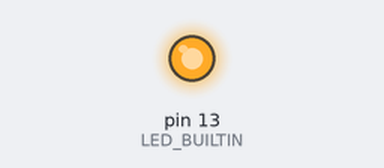
A sketch run on a simulated Arduino Uno, built with avr-gcc and run on an emulated ATmega328P. Parts: output pins drawn as LEDs (lit = HIGH).

Above: at 3.0 s.
At 12.0 s:
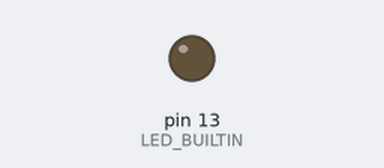
Timing chart, 0 to 16.3 s (numbered marks = the images above):
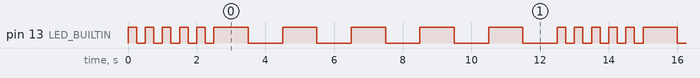

Measured:
- by itself, pin 13 (LED_BUILTIN): repeats every 12.5 s: 4 × (LOW 0.25 s, HIGH 0.25 s), LOW 0.25 s, 5 × (HIGH 1.0 s, LOW 1.0 s), HIGH 0.25 s
- by itself, everything shown: repeats every 12.5 s, in 20 steps

The sketch:

coursera.ino
```cpp
// Coursera Module 3 assignment by John O'Neal
// the fast blink is set to 1/4 second ON state and 1/4 off state for total cycle of 1/2 second
// the slow blink state is set to 1 second ON and 1 second off for total cycle time of 2 seconds

void setup() {
  // initialize digital pin LED_BUILTIN as an output.
  pinMode(LED_BUILTIN, OUTPUT);
}

void loop() {
  int fastb=0;
  int slowb=0;
  for (fastb = 1; fastb <= 5; ++fastb)
  {
  digitalWrite(LED_BUILTIN, HIGH);
  delay(250);
  digitalWrite(LED_BUILTIN, LOW);
  delay(250);
  }
  for (slowb = 1; slowb <= 5; ++slowb)
  {
  digitalWrite(LED_BUILTIN, HIGH);
  delay(1000);
  digitalWrite(LED_BUILTIN, LOW);
  delay(1000);
  }
}
```
